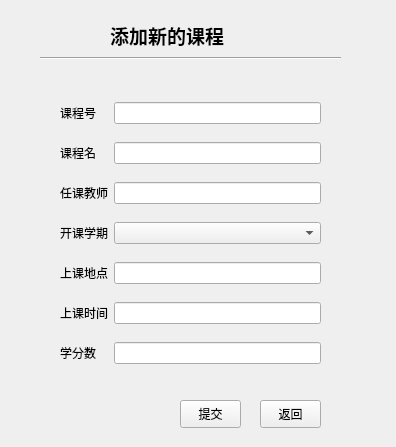
<?xml version="1.0" encoding="UTF-8"?>
<ui version="4.0">
 <class>addNewCourse</class>
 <widget class="QWidget" name="addNewCourse">
  <property name="geometry">
   <rect>
    <x>0</x>
    <y>0</y>
    <width>396</width>
    <height>447</height>
   </rect>
  </property>
  <property name="windowTitle">
   <string>Form</string>
  </property>
  <widget class="QLabel" name="label">
   <property name="geometry">
    <rect>
     <x>110</x>
     <y>20</y>
     <width>151</width>
     <height>31</height>
    </rect>
   </property>
   <property name="font">
    <font>
     <family>Arial</family>
     <pointsize>14</pointsize>
     <weight>75</weight>
     <bold>true</bold>
    </font>
   </property>
   <property name="text">
    <string>添加新的课程</string>
   </property>
  </widget>
  <widget class="Line" name="line">
   <property name="geometry">
    <rect>
     <x>40</x>
     <y>50</y>
     <width>301</width>
     <height>16</height>
    </rect>
   </property>
   <property name="orientation">
    <enum>Qt::Horizontal</enum>
   </property>
  </widget>
  <widget class="QPushButton" name="submitButton">
   <property name="geometry">
    <rect>
     <x>180</x>
     <y>400</y>
     <width>61</width>
     <height>28</height>
    </rect>
   </property>
   <property name="text">
    <string>提交</string>
   </property>
  </widget>
  <widget class="QPushButton" name="back_button">
   <property name="geometry">
    <rect>
     <x>260</x>
     <y>400</y>
     <width>61</width>
     <height>28</height>
    </rect>
   </property>
   <property name="text">
    <string>返回</string>
   </property>
  </widget>
  <widget class="QWidget" name="">
   <property name="geometry">
    <rect>
     <x>60</x>
     <y>90</y>
     <width>261</width>
     <height>291</height>
    </rect>
   </property>
   <layout class="QGridLayout" name="gridLayout">
    <item row="0" column="0">
     <widget class="QLabel" name="label_2">
      <property name="text">
       <string>课程号</string>
      </property>
     </widget>
    </item>
    <item row="0" column="1">
     <widget class="QLineEdit" name="courseId_lineEdit"/>
    </item>
    <item row="1" column="0">
     <widget class="QLabel" name="label_3">
      <property name="text">
       <string>课程名</string>
      </property>
     </widget>
    </item>
    <item row="1" column="1">
     <widget class="QLineEdit" name="object_lineEdit"/>
    </item>
    <item row="2" column="0">
     <widget class="QLabel" name="label_4">
      <property name="text">
       <string>任课教师</string>
      </property>
     </widget>
    </item>
    <item row="2" column="1">
     <widget class="QLineEdit" name="teacher_lineEdit"/>
    </item>
    <item row="3" column="0">
     <widget class="QLabel" name="label_5">
      <property name="text">
       <string>开课学期</string>
      </property>
     </widget>
    </item>
    <item row="3" column="1">
     <widget class="QComboBox" name="timeBox"/>
    </item>
    <item row="4" column="0">
     <widget class="QLabel" name="label_6">
      <property name="text">
       <string>上课地点</string>
      </property>
     </widget>
    </item>
    <item row="4" column="1">
     <widget class="QLineEdit" name="location_lineEdit"/>
    </item>
    <item row="5" column="0">
     <widget class="QLabel" name="label_7">
      <property name="text">
       <string>上课时间</string>
      </property>
     </widget>
    </item>
    <item row="5" column="1">
     <widget class="QLineEdit" name="period_lineEdit"/>
    </item>
    <item row="6" column="0">
     <widget class="QLabel" name="label_8">
      <property name="text">
       <string>学分数</string>
      </property>
     </widget>
    </item>
    <item row="6" column="1">
     <widget class="QLineEdit" name="credit_lineEdit"/>
    </item>
   </layout>
  </widget>
 </widget>
 <resources/>
 <connections/>
</ui>
